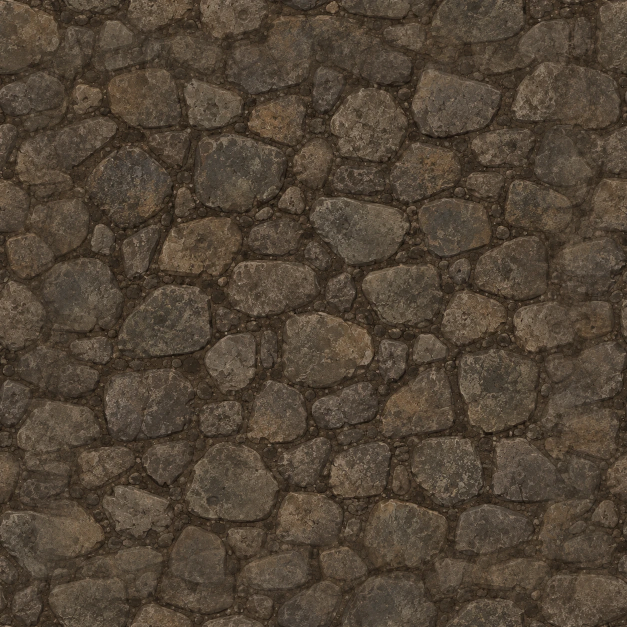
#> input picture content/art/topdown/ground/ground-cobble-b.webp, 1254 x 1254 px, given in place of ground-cobble-b.png, which was not available (shown at 1/2 size)
$ python prepare.py
#> lines starting #> are read from the running program, lines starting #| are printed output that depends on the picture; pictures that were not available may be replaced by others from this repository, and a replacement may not be noted
"""Copies the game's pictures and fonts into the Unity project before a build (unity/Assets/Resources).

Unity does not read .webp, so pictures become PNG/JPG:
  - monsters and NPCs (content/art/mobs, npcs) → Art/<dir>/<key>.png: the full-body figure from
    content/art/figures/<key>.png when there is one (transparent, up to 768×1024), otherwise the portrait
    at 384×384 with a soft round alpha edge — a stand-in until the figure is drawn (owner 06.10);
  - places (content/art/locations) → Art/locations/<key>.jpg, 1280×720;
  - items (content/art/items) → Art/items/<id with '.' → '_'>.jpg, 128×128 (Resources names keep no dots).
Fonts come from the iOS app (engine/iosApp/Tz/Fonts).
The map of places (content/locations: name and exits of each) goes to Data/world.json for the minimap.
The Android adaptive icon (owner 07.10: no white rim from the launcher) is made of two layers in
unity/Assets/Icons: the background is the icon's own dark tone, the foreground the icon in the safe zone.
Run from anywhere: python3 unity/tools/prepare.py
"""
import json, os, shutil, sys
from PIL import Image, ImageDraw, ImageFilter

HERE = os.path.dirname(os.path.abspath(__file__))
ROOT = os.path.normpath(os.path.join(HERE, '..', '..'))
ART = os.path.join(ROOT, 'content', 'art')
OUT = os.path.join(ROOT, 'unity', 'Assets', 'Resources')

def fresh(path):
    shutil.rmtree(path, ignore_errors=True)
    os.makedirs(path)

def figure_mask(size):
    """Opaque in the middle, fading out towards a circle's edge."""
#> called with size = 384
    m = Image.new('L', (size, size), 0)
#> m: PIL image 384x384 L; every value is 0
    d = ImageDraw.Draw(m)
    pad = size * 0.06
    d.ellipse((pad, pad, size - pad, size - pad), fill=255)
    return m.filter(ImageFilter.GaussianBlur(size * 0.06))
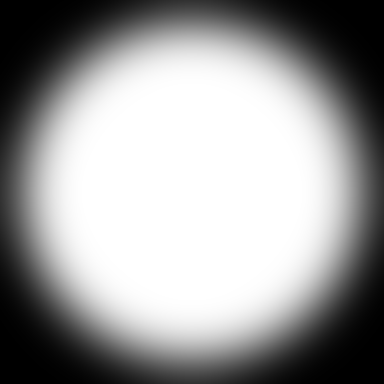
#> returned value: PIL image 384x384 L; min 0, max 255, mean 154.1

def topdown(count):
    """The top-down view (owner 07.10, unity/PROMPTS-TOPDOWN.md) → Resources/TopDown:
    ground textures as PNG bytes (World.cs reads their pixels to bake the ground of a place),
    objects and figures as pictures, and meta.json with where the wall bases, the front corner
    and the feet are in each picture."""
    td = os.path.join(ART, 'topdown')
    out = os.path.join(OUT, 'TopDown'); fresh(out)
    meta = {'objects': {}, 'figures': {}}
    with open(os.path.join(td, 'objects.json'), encoding='utf-8') as fh: sizes = json.load(fh)
    with open(os.path.join(td, 'figures.json'), encoding='utf-8') as fh: heights = json.load(fh)
    os.makedirs(os.path.join(out, 'ground'))
    for f in sorted(os.listdir(os.path.join(td, 'ground'))):
        if not f.endswith('.webp'): continue
        Image.open(os.path.join(td, 'ground', f)).convert('RGB').resize((512, 512), Image.LANCZOS) \
            .save(os.path.join(out, 'ground', f[:-5] + '.bytes'), format='PNG')
    for kind in ('objects', 'figures'):
        os.makedirs(os.path.join(out, kind))
        src = os.path.join(td, kind)
        if not os.path.isdir(src): continue
        for f in sorted(os.listdir(src)):
            if not f.endswith('.webp'): continue
            im = Image.open(os.path.join(src, f)).convert('RGBA')
            im = im.crop(im.getbbox())
            im.thumbnail((1024, 1024), Image.LANCZOS)
            # A square power-of-two canvas, the picture standing on its bottom edge: Unity scales
            # other sizes to a power of two and the picture would be stretched.
            side = 1 << (max(im.size) - 1).bit_length()
            canvas = Image.new('RGBA', (side, side), (0, 0, 0, 0))
            canvas.paste(im, ((side - im.width) // 2, side - im.height))
            im = canvas
            a = im.split()[3].point(lambda v: 255 if v > 128 else 0)
            w, h = im.size
            px = a.load()
            low = max(y for y in range(h) for x in range(0, w, 2) if px[x, y])
            foot = [x for x in range(w) if px[x, low]] or [w // 2]
            key = f[:-5]
            if kind == 'objects':
                band = [x for y in range(int(h * 0.6), h, 3) for x in range(w) if px[x, y]]
                # The picture stands on the bottom of a square canvas: how much of the canvas it fills across.
                filled = [x for x in range(w) if any(px[x, y] for y in range(0, h, 4))]
                m = {'corner': sum(foot) / len(foot) / w, 'baseL': min(band) / w, 'baseR': max(band) / w,
                     'left': min(filled) / w, 'right': max(filled) / w}
                m.update({k: v for k, v in sizes.get(key, {}).items()})
            else:
                # Feet. Seen from above, the near foot is lower in the picture than the far one, so the
                # figure stands on the point between the lowest point of its left and of its right half
                # (owner 07.10: standing on the lowest pixel left the far foot hanging in the air).
                top = min(y for y in range(h) for x in range(0, w, 2) if px[x, y])
                bottom = {x: max(y for y in range(int(low - (low - top) * 0.3), low + 1) if px[x, y])
                          for x in range(w) if any(px[x, y] for y in range(int(low - (low - top) * 0.3), low + 1))}
                xs = sorted(bottom)
                mid = (xs[0] + xs[-1]) / 2
                left = max((x for x in xs if x <= mid), key=lambda x: bottom[x])
                right = max((x for x in xs if x > mid), key=lambda x: bottom[x], default=left)
                gx, gy = (left + right) / 2, (bottom[left] + bottom[right]) / 2
                m = {'foot': gx / w, 'feet': abs(right - left) / w, 'rise': abs(bottom[right] - bottom[left]) / h,
                     'lift': (low - gy) / h,
                     'height': heights.get(key, heights['default']),
                     'fill': (h - min(y for y in range(h) for x in range(0, w, 2) if px[x, y])) / h}
            meta[kind][key] = m
            im.save(os.path.join(out, kind, key + '.png'), optimize=True)
    with open(os.path.join(out, 'meta.json'), 'w', encoding='utf-8') as fh: json.dump(meta, fh, indent=1)


def main():
    figure = 384
    mask = figure_mask(figure)
    count = 0
    drawn = os.path.join(ART, 'figures')   # full-body figures with transparency (unity/PROMPTS.md) replace portraits
    for d in ('mobs', 'npcs'):
        out = os.path.join(OUT, 'Art', d); fresh(out)
        for f in sorted(os.listdir(os.path.join(ART, d))):
            if not f.endswith('.webp'): continue
            full = os.path.join(drawn, f[:-5] + '.png')
            if os.path.exists(full):
                im = Image.open(full).convert('RGBA')
                im.thumbnail((768, 1024), Image.LANCZOS)
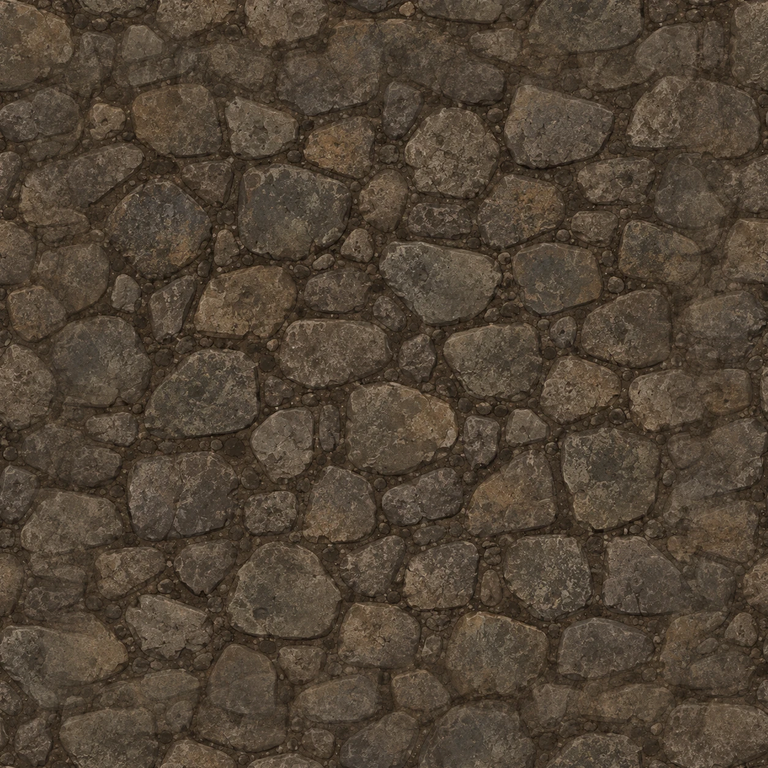
#> im: PIL image 768x768 RGBA; mean R, G, B, A 80.9, 68, 53.7, 255
            else:
                im = Image.open(os.path.join(ART, d, f)).convert('RGB').resize((figure, figure), Image.LANCZOS).convert('RGBA')
                im.putalpha(mask)
            im.save(os.path.join(out, f[:-5] + '.png'), optimize=True); count += 1
    out = os.path.join(OUT, 'Art', 'locations'); fresh(out)
    for f in sorted(os.listdir(os.path.join(ART, 'locations'))):
        if not f.endswith('.webp'): continue
        Image.open(os.path.join(ART, 'locations', f)).convert('RGB').resize((1280, 720), Image.LANCZOS) \
            .save(os.path.join(out, f[:-5] + '.jpg'), quality=85); count += 1
#> after `Image.open(os.path.join(ART, 'locations', f)).convert('RGB').resize((1`:
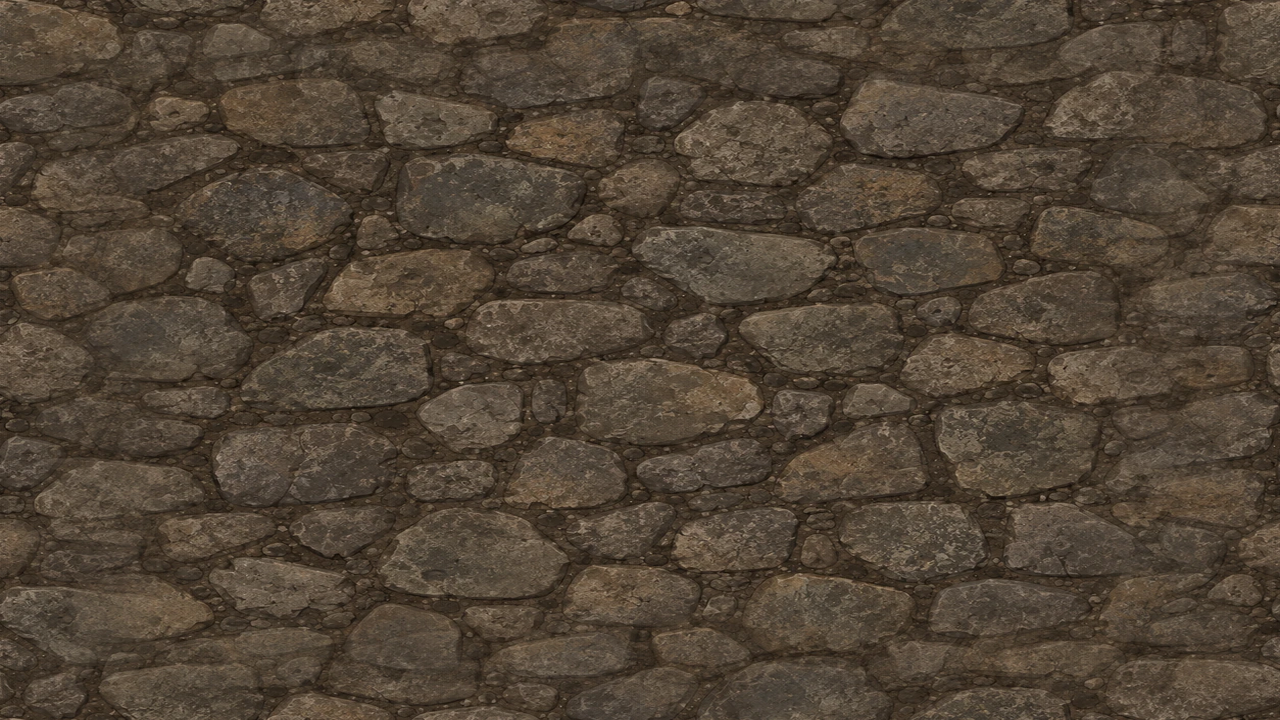
#> saved as ground-cobble-b.jpg: PIL image 1280x720 RGB; mean R, G, B 80.9, 68, 53.7
    out = os.path.join(OUT, 'Art', 'items'); fresh(out)
    for f in sorted(os.listdir(os.path.join(ART, 'items'))):
        if not f.endswith('.webp'): continue
        Image.open(os.path.join(ART, 'items', f)).convert('RGB').resize((128, 128), Image.LANCZOS) \
            .save(os.path.join(out, f[:-5].replace('.', '_') + '.jpg'), quality=85); count += 1
    out = os.path.join(OUT, 'Art', 'brand'); fresh(out)
    Image.open(os.path.join(ART, 'brand', 'icon-1024.png')).convert('RGBA').resize((512, 512), Image.LANCZOS).save(os.path.join(out, 'icon.png'))
    icons = os.path.join(ROOT, 'unity', 'Assets', 'Icons'); fresh(icons)
    src = Image.open(os.path.join(ART, 'brand', 'icon-1024.png')).convert('RGBA')
    Image.new('RGBA', (432, 432), src.getpixel((6, 6))).save(os.path.join(icons, 'adaptive-bg.png'))
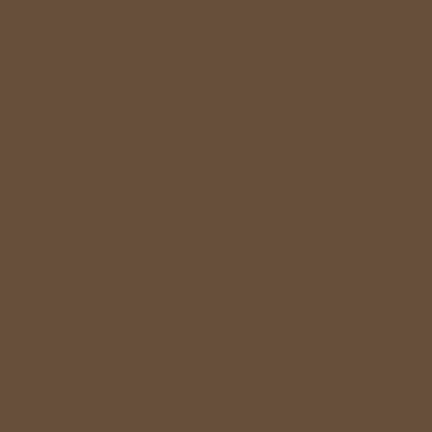
#> saved as adaptive-bg.png: PIL image 432x432 RGBA; mean R, G, B, A 103, 79, 58, 255
    fg = Image.new('RGBA', (432, 432), (0, 0, 0, 0))
#> fg: PIL image 432x432 RGBA; every value is 0
    fg.paste(src.resize((288, 288), Image.LANCZOS), (72, 72))   # the 72 dp of 108 every launcher shows
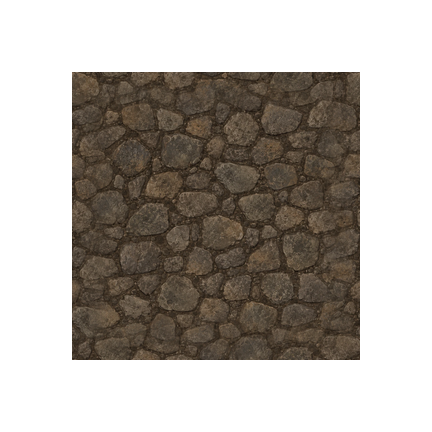
#> fg: PIL image 432x432 RGBA; mean R, G, B, A 36, 30.2, 23.9, 113.3; transparent parts drawn white
    fg.save(os.path.join(icons, 'adaptive-fg.png'))
    src.resize((432, 432), Image.LANCZOS).save(os.path.join(icons, 'icon.png'))
    data = os.path.join(OUT, 'Data'); fresh(data)
    world = {}
    locs = os.path.join(ROOT, 'content', 'locations')
    for f in sorted(os.listdir(locs)):
        if not f.endswith('.json'): continue
        with open(os.path.join(locs, f), encoding='utf-8') as fh: loc = json.load(fh)
        world[loc['id']] = {'n': loc.get('name', ''), 'e': [[e.get('label', ''), e['target']] for e in loc.get('exits', []) if e.get('target')]}
    with open(os.path.join(data, 'world.json'), 'w', encoding='utf-8') as fh: json.dump(world, fh, ensure_ascii=False, separators=(',', ':'))
    topdown(count)
    fonts = os.path.join(OUT, 'Fonts'); fresh(fonts)
    for f in ('alegreya_sans_regular.ttf', 'alegreya_sans_bold.ttf', 'cormorant_sc_bold.ttf'):
        shutil.copy(os.path.join(ROOT, 'engine', 'iosApp', 'Tz', 'Fonts', f), fonts)
    print(f'{count} pictures, {len(world)} places and 3 fonts → {OUT}')

if __name__ == '__main__':
#> (the run stopped early here; a loop or call above may not have finished)
